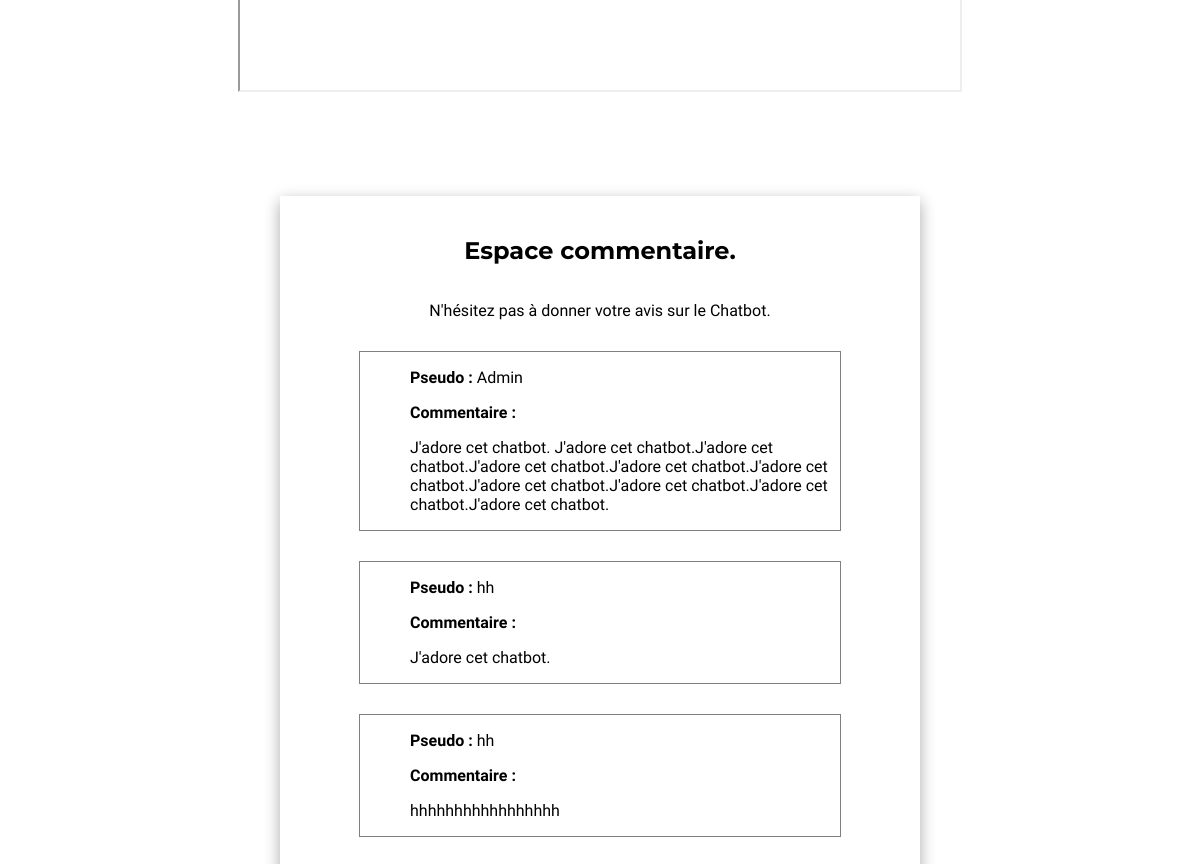
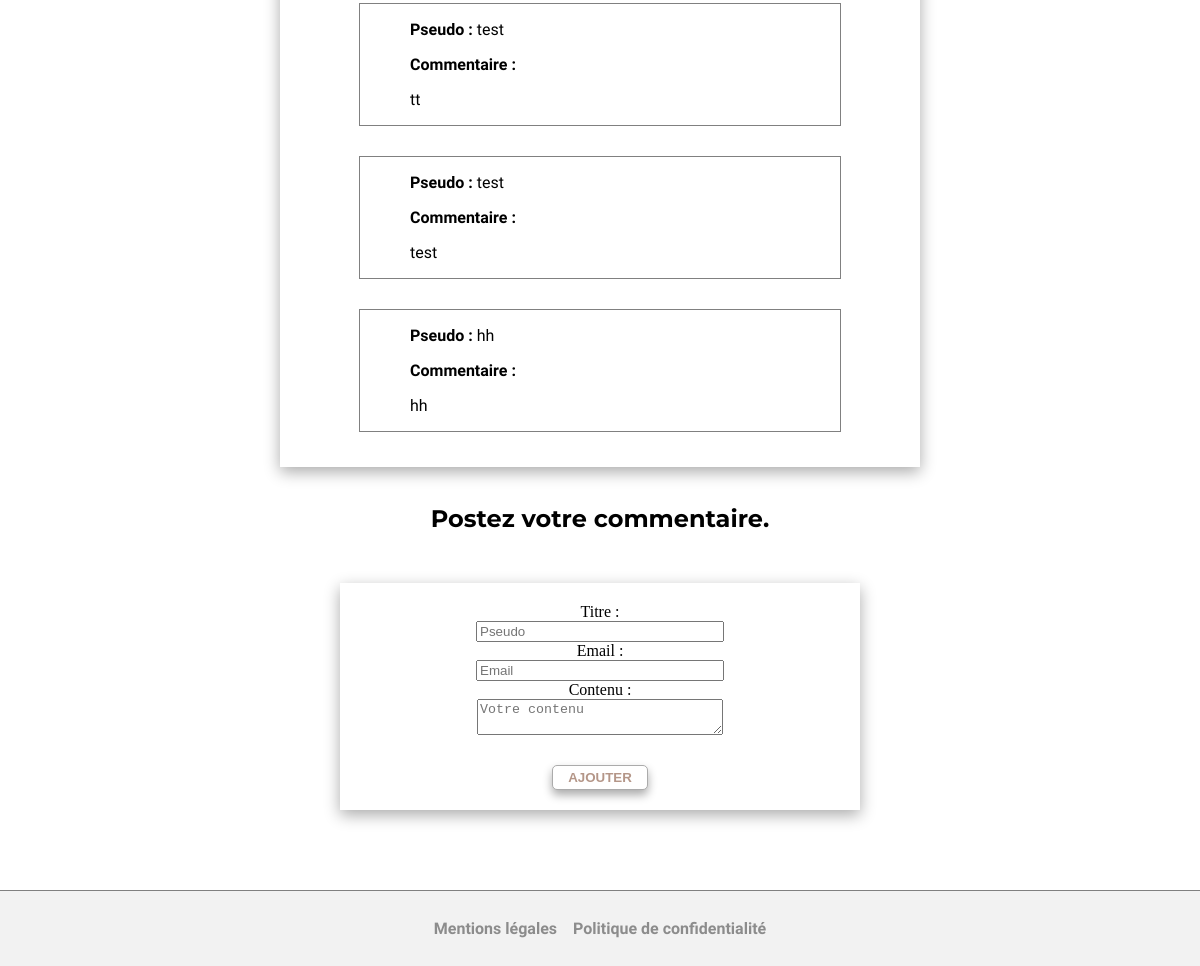
/Application (lower part), run on an earlier commit of the app's database (2 pictures, top to bottom).
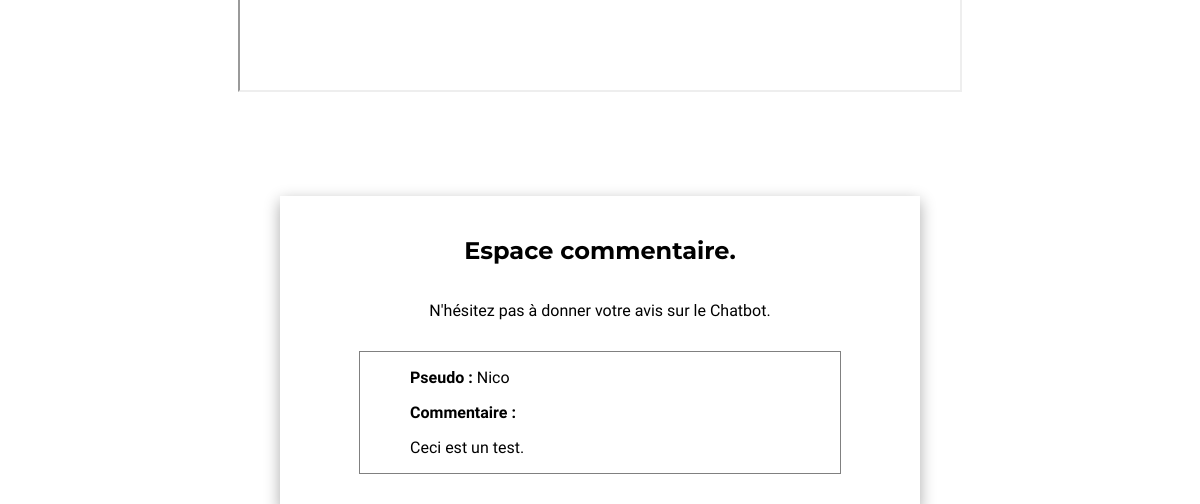
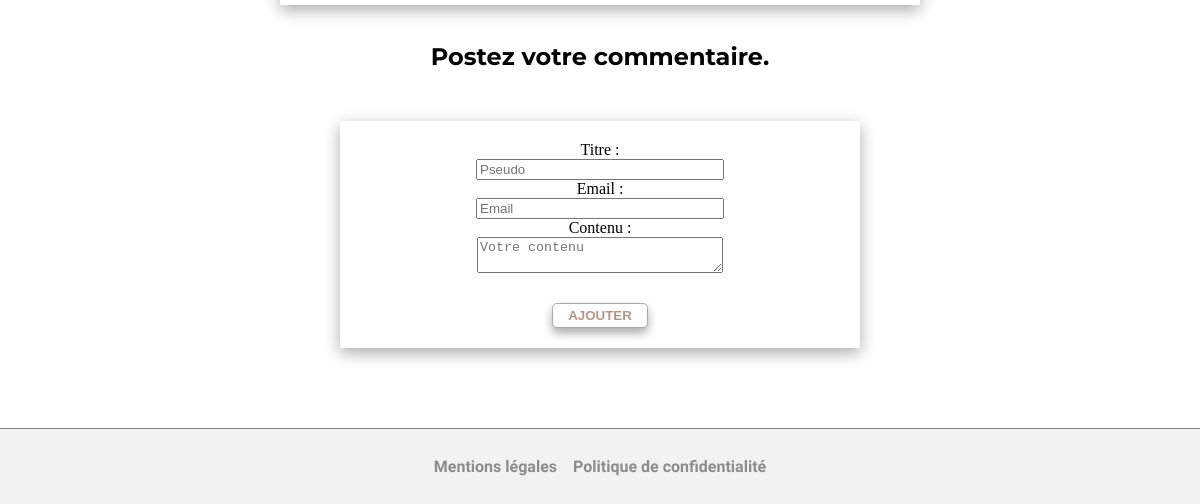
And on a later commit of the database (2 pictures, top to bottom).
### tables this page shows
CREATE TABLE IF NOT EXISTS `t_comments` (
  `COMMENT_ID` int(11) NOT NULL AUTO_INCREMENT,
  `COMMENT_PSEUDO` varchar(255) NOT NULL,
  `COMMENT_MAIL` varchar(255) NOT NULL,
  `COMMENT_CONTENT` text NOT NULL,
  PRIMARY KEY (`COMMENT_ID`)
);

### src/Controller/ControllerPage.php (called while the page is built, shortened)
<?php
class ControllerPage {
        private $comments;
        public function __construct() {
            $this->comments = new CommentsDAO();
        }
    public function application() {
        $comments =  $this->comments->getCommentsBDD();
        $view = new View("Application");
        $view->generate(array('comments' => $comments));
    }
}

### index.php (called while the page is built, shortened)
<?php
$router = new Router();
$router->routerRequest();

### src/Model/CommentsDAO.php (called while the page is built, shortened)
<?php
class CommentsDAO extends Model {
    public function getCommentsBDD() {
        $sql = 'select COMMENT_ID as id,'
                . ' COMMENT_PSEUDO as pseudo, COMMENT_MAIL as email, COMMENT_CONTENT as content from T_COMMENTS'
                . ' order by COMMENT_ID desc';
        $comments = $this->executeRequest($sql);
        return $comments;
    }
}

### src/Model/Model.php (called while the page is built, shortened)
<?php
abstract class Model {
    private $bdd;
        protected function executeRequest($sql, $params = null) {
            if ($params == null) {
                $result = $this->getBdd()->query($sql);
            }
            else {
                $result = $this->getBdd()->prepare($sql);
                $result->execute($params);
            }
            return $result;
        }
        private function getBdd() {
            if ($this->bdd == null) {
                $this->bdd = new PDO('mysql:host=localhost;dbname=projet5;charset=utf8',
                        'root', '',
                        array(PDO::ATTR_ERRMODE => PDO::ERRMODE_EXCEPTION));
            }
            return $this->bdd;
        }
}

### src/View/Pages/viewApplication.php (the view, shortened to what this page needs)
<?php $this->title = "NG Photographie - Application !"; ?>
<div id="application">
    <section id="chatbot">
        <iframe
            allow="microphone;"
            src="https://console.dialogflow.com/api-client/demo/embedded/2a0512b4-552d-4476-9f8b-1b7735e76040">
        </iframe>
    </section>
    <section id="comments_global">
        <h2>Espace commentaire.</h2>
        <p>N'hésitez pas à donner votre avis sur le Chatbot.</p>
        <?php foreach ($comments as $commentsAffichage): ?>
            <div class="comments">
                <p><strong> Pseudo : </strong> <?= $commentsAffichage['pseudo'] ?> </p>
                <p><strong> Commentaire :</strong></p>
                <p><?= $commentsAffichage['content'] ?></p>
            </div>
        <?php endforeach; ?>
    </section>
    <section id="comments_form">
        <br>
        <h2>Postez votre commentaire.</h2>
        <form method="post" action="index.php?action=AddNewComments" enctype="multipart/form-data">
                <label for="pseudo">Titre :</label>
                <input type="text" id="pseudo" name="pseudo" placeholder="Pseudo" required>
                <label for="email">Email :</label>
                <input type="email" id="email" name="email" placeholder="Email" required>
                <label for="content">Contenu :</label>
                <textarea type="text" id="content" name="content" placeholder="Votre contenu" ></textarea>
                <input class="button" type="submit" id="bouton_contact" value="Ajouter">
        </form>
    </section>
</div>

### src/View/Templates/Template.php (shortened to what this page needs)
<!doctype html>
<html lang="fr">
    <head>
        <link rel="stylesheet" href="Contents/style.css" />
    </head>
    <body>
        <div id="global">
            <div class="content">
                <?= $contents ?>
            </div>
            <footer>
                <a href="Mentions">Mentions légales</a> <a href="Confidential">Politique de confidentialité</a>
            </footer>
        </div>
    </body>
</html>

### src/Engine/Router.php (shortened to what this page needs)
<?php
class Router {
    private $ctrlPage;
    private $ctrlAdmin;
    private $ctrlPictures;
    private $ctrlMail;
    private $ctrlComments;
    public function __construct() {
        $this->ctrlPage = new ControllerPage();
        $this->ctrlAdmin = new ControllerAdmin();
        $this->ctrlPictures = new ControllerPictures();
        $this->ctrlMail = new ControllerMail();
        $this->ctrlComments = new ControllerComments();
    }
    public function routerRequest() {
        try {
            if (isset($_GET['action'])) {
                if (($_GET['action'] == 'About')) {
                    $this->ctrlPage->about();
                }   else if (($_GET['action'] == 'Portfolio')) {
                    $this->ctrlPage->portfolio();
                }   else if (($_GET['action'] == 'Portrait')) {
                    $this->ctrlPage->portrait();
                }   else if (($_GET['action'] == 'Animal')) {
                    $this->ctrlPage->animal();
                }   else if (($_GET['action'] == 'Landscape')) {
                    $this->ctrlPage->landscape();
                }   else if (($_GET['action'] == 'Application')) {
                    $this->ctrlPage->application();
                }    else if (($_GET['action'] == 'Faq')) {
                    $this->ctrlPage->faq();
                }   else if (($_GET['action'] == 'Contact')) {
                    $this->ctrlPage->contact();
                }   else if (($_GET['action'] == 'Confidential')) {
                    $this->ctrlPage->confidential();
                }   else if (($_GET['action'] == 'Mentions')) {
                    $this->ctrlPage->mentions();
                }   else if (($_GET['action'] == 'Login')) {
                    $this->ctrlPage->login();
                }   else if ($_GET['action'] == 'Connection') {
                    $pseudo = $this->getParameter($_POST, 'pseudo');
                    $mdp = $this->getParameter($_POST, 'mot_de_passe');
                    $this->ctrlAdmin->connection($pseudo, $mdp);
                }   else if (($_GET['action'] == 'Disconnection')) {
                    $this->ctrlPage->disconnection();
                }   else if (($_GET['action'] == 'LoginError')) {
                    $this->ctrlPage->loginError();
                }   else if (($_GET['action'] == 'Admin')) {
                    $this->ctrlPage->admin();
                }   else if ($_GET['action'] == 'AddNewComments') {
                    $pseudoComment = $this->getParameter($_POST, 'pseudo');
                    $emailComment = $this->getParameter($_POST, 'email');
                    $contentComment = $this->getParameter($_POST, 'content');
                    $this->ctrlComments->AddNewComments($pseudoComment, $emailComment, $contentComment);
                }   else if ($_GET['action'] == 'DeleteComments') {
                    $idComment = $this->getParameter($_GET, 'id');
                    $this->ctrlComments->DeleteComments($idComment);
                }   else if (($_GET['action'] == 'AddPictures')) {
                    $this->ctrlPage->addPictures();
                }   else if ($_GET['action'] == 'AddNewPicsPortrait') {
                    $titlePicsPortrait = $this->getParameter($_POST, 'title');
                    $contentPicsPortrait = $this->getParameter($_POST, 'content');
                    $this->ctrlPictures->AddNewPicsPortrait($titlePicsPortrait, $contentPicsPortrait);
                }   else if ($_GET['action'] == 'DeletePicsPortrait') {
                    $idPicsPortrait = $this->getParameter($_GET, 'id');
                    $this->ctrlPictures->DeletePicsPortrait($idPicsPortrait);
                }   else if ($_GET['action'] == 'AddNewPicsAnimal') {
                    $titlePicsAnimal = $this->getParameter($_POST, 'title');
                    $contentPicsAnimal = $this->getParameter($_POST, 'content');
                    $this->ctrlPictures->AddNewPicsAnimal($titlePicsAnimal, $contentPicsAnimal);
                }   else if ($_GET['action'] == 'DeletePicsAnimal') {
                    $idPicsAnimal = $this->getParameter($_GET, 'id');
                    $this->ctrlPictures->DeletePicsAnimal($idPicsAnimal);
                }   else if ($_GET['action'] == 'AddNewPicsLandscape') {
                    $titlePicsLandscape = $this->getParameter($_POST, 'title');
                    $contentPicsLandscape = $this->getParameter($_POST, 'content');
                    $this->ctrlPictures->AddNewPicsLandscape($titlePicsLandscape, $contentPicsLandscape);
                }   else if ($_GET['action'] == 'DeletePicsLandscape') {
                    $idPicsLandscape = $this->getParameter($_GET, 'id');
                    $this->ctrlPictures->DeletePicsLandscape($idPicsLandscape);
                }   else if ($_GET['action'] == 'Mail') {
                    $pseudoContact = $this->getParameter($_POST, 'pseudo');
                    $emailContact = $this->getParameter($_POST, 'email');
                    $contentContact = $this->getParameter($_POST, 'content');
                    $this->ctrlMail->mailto($pseudoContact, $emailContact, $contentContact);
                }   else {
                    throw new Exception("Action non valide");
                    $this->ctrlPage->error();
                }
            } else {
                $this->ctrlPage->home();
            }
        }
        catch (Exception $e) {
            $this->error($e->getMessage());
        }
    }
}

### src/Engine/View.php (shortened to what this page needs)
<?php
class View {
    private $file;
    private $title;
    public function __construct($action) {
        $this->file = "src/View/Pages/view" . $action . ".php";
    }
    public function generate($data) {
        $contents = $this->generateFile($this->file, $data);
        $view = $this->generateFile('src/View/Templates/Template.php',
                array('title' => $this->title, 'contents' => $contents));
        echo $view;
    }
    private function generateFile($file, $data) {
        if (file_exists($file)) {
            extract($data);
            require $file;
            return ob_get_clean();
        }
        else {
            throw new Exception("fichier '$file' introuvable");
        }
    }
}

### Contents/style.css (style rules this page uses)
html { overflow-x: hidden; margin: 0; }
body { display: flex; flex-direction: column; justify-content: center; align-items: center; text-align: center; margin: 0; }
#global { width: 100%; }
.button { color: #b49688; text-transform: uppercase; font-weight: bold; border: 1px solid #ababab; border-radius: 5px; padding: 4px 8px 4px 8px; background: white; box-shadow: 0px 5px 10px #ababab; margin-top: 30px; }
.content { margin-top: 100px; }
h1, h2, h3 { font-family: 'Montserrat', sans-serif !important; }
p, a { font-family: 'Nunito Sans', sans-serif; }
a { text-decoration: none; color: #8c8c8c !important; }
p { text-align: initial; }
#application { display: flex; flex-direction: column; justify-content: center; align-items: center; }
#chatbot iframe { width: 60vw; height: 80vw; }
#comments_global { margin-top: 100px; box-shadow: 0px 5px 15px #ababab; padding: 20px; width: 50%; display: flex; flex-direction: column; justify-content: center; align-items: center; }
.comments { border: 1px solid grey; width: 80%; margin: 15px; }
.comments p { margin-left: 50px; }
#application form { display: flex; flex-direction: column; align-items: center; width: 40vw; margin-top: 50px; padding: 20px; box-shadow: 0px 5px 15px #ababab; }
#application input { width: 20vw; }
#application input:last-child { width: 8vw; }
#application textarea { width: 20vw; }
footer { background: #f2f2f2; border-top: 1px solid grey; margin-bottom: -10px; display: flex; align-items: center; justify-content: center; text-align: center; margin-top: 80px; padding: 20px; }
footer a { margin: 8px; text-decoration: none; color: #8c8c8c; font-size: 1em; font-weight: bold; }

What changed in the data, as far as the page shows it:
removed t_comments: COMMENT_PSEUDO "Admin", COMMENT_CONTENT "J'adore cet chatbot. J'adore cet chatbot.J'adore cet chatbot.J'adore cet chatbot.J'adore cet chatbot.J'adore cet chatbot.J'adore cet chatbot.J'adore cet chatbot.J'adore cet chatbot.J'adore cet chatbot."
removed t_comments: COMMENT_PSEUDO "hh", COMMENT_CONTENT "J'adore cet chatbot."
removed t_comments: COMMENT_PSEUDO "hh", COMMENT_CONTENT "hhhhhhhhhhhhhhhhh"
removed t_comments: COMMENT_PSEUDO "test", COMMENT_CONTENT "tt"
removed t_comments: COMMENT_PSEUDO "test", COMMENT_CONTENT "test"
removed t_comments: COMMENT_PSEUDO "hh", COMMENT_CONTENT "hh"
added t_comments: COMMENT_PSEUDO "Nico", COMMENT_CONTENT "Ceci est un test."
